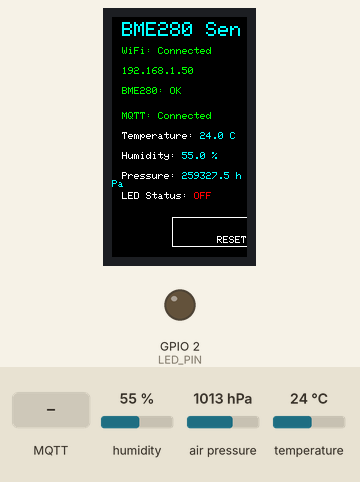
This program was run on a simulated ESP32. On the bench: 135×240 colour display, output pins drawn as LEDs (lit = HIGH). Wiring (inferred from the names in the program): BME280 sensor at I2C address 0x76. The inputs (shaded band) are chosen by the test bench; at power-on: humidity 55 %, air pressure 1013 hPa, temperature 24 °C. WiFi joins after 1.5 s; servers stay silent unless stated; no MQTT or app messages arrive unless stated; what the program prints to the serial monitor is not drawn.

Above: at 4.9 s.
5.0 s: MQTT message "RESET" arrives on the first subscribed topic
At 5.8 s:
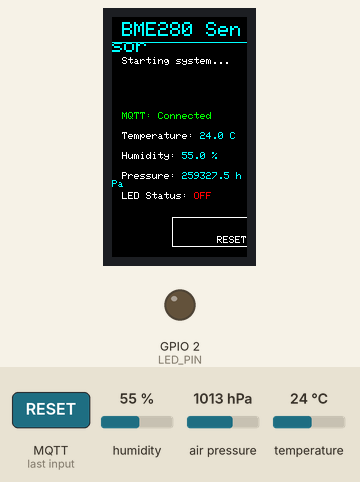
6.7 s: MQTT message "LED_ON" arrives on the first subscribed topic
At 7.4 s:
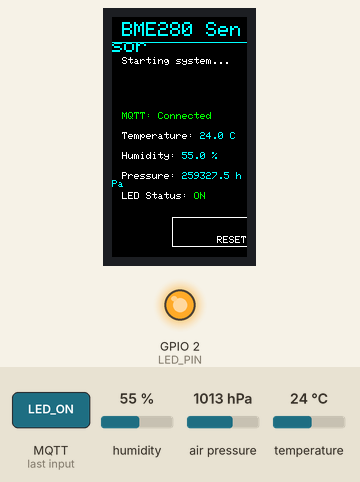
8.2 s: humidity set to 22 %
At 10.4 s:
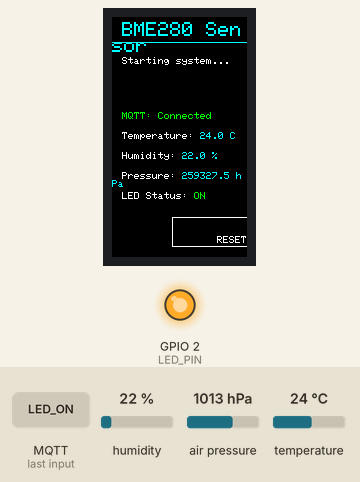
11.3 s: MQTT message "LED_OFF" arrives on the first subscribed topic
At 12.1 s:
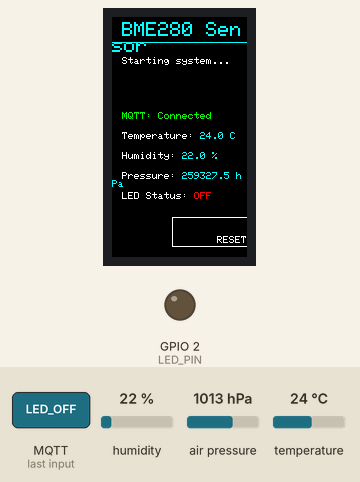
12.8 s: air pressure set to 952 hPa
At 14.7 s:
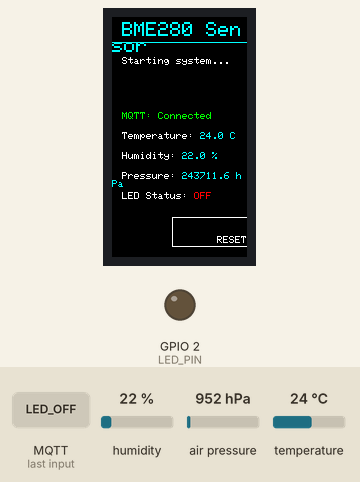
15.3 s: temperature set to 12 °C
At 16.2 s:
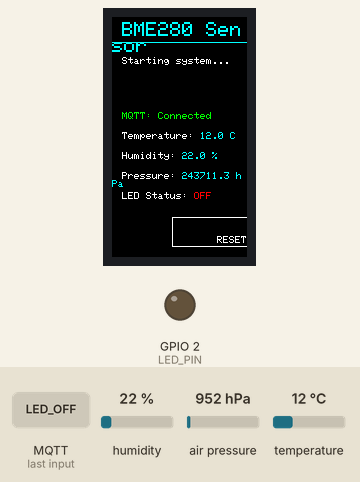
Timing chart, 0 to 18.3 s (numbered marks = the images above; inputs shaded):
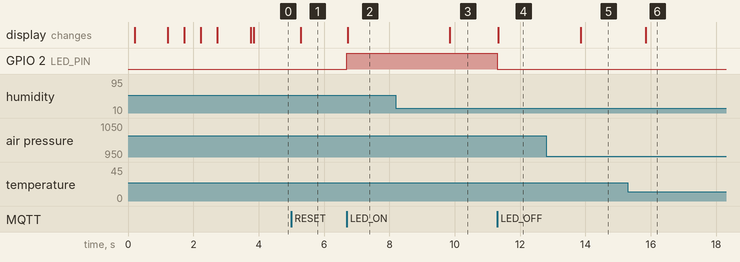

Measured:
- after the input at 5.0 s, the display: changes after 0.28 s (image 1)
- after the input at 6.7 s, GPIO 2 (LED_PIN): LOW → HIGH at once; the display: changes at once (image 2)
- after the input at 8.2 s, the display: changes after 1.6 s (image 3)
- after the input at 11.3 s, GPIO 2 (LED_PIN): HIGH → LOW at once; the display: changes at once (image 4)
- after the input at 12.8 s, the display: changes after 1.0 s (image 5)
- after the input at 15.3 s, the display: changes after 0.55 s (image 6)

The program:

main.cpp
```cpp
#include <WiFi.h>
#include <PubSubClient.h>
#include <Wire.h>
#include <TFT_eSPI.h>
#include "bme280_driver.h"

// Hardware pins - I'm using the default I2C pins on ESP32
// You can change these if your wiring is different
#define SDA_PIN 21  // I2C data line for BME280 sensor
#define SCL_PIN 22  // I2C clock line for BME280 sensor
#define LED_PIN 2   // This is the built-in LED on most ESP32 boards

// WiFi stuff - don't forget to put your actual WiFi details here
// or the ESP32 won't connect to your network!
const char* ssid = "YourWiFiName";
const char* password = "YourWiFiPassword";

// MQTT settings - using HiveMQ's free public broker
// No authentication needed, but not secure for real applications
const char* mqtt_server = "broker.hivemq.com";
const int mqtt_port = 1883;
const char* mqtt_client_id = "ESP32_Sensor_Client";
const char* mqtt_topic_publish = "sensor/bme280/data";
const char* mqtt_topic_subscribe = "sensor/bme280/commands";

// Creating the objects we need for the project
TFT_eSPI tft = TFT_eSPI();  // This handles our display
BME280_Driver bme280;       // My custom sensor driver (no high-level libraries!)
WiFiClient espClient;       // Handles WiFi connection
PubSubClient mqttClient(espClient); // Handles MQTT messaging

// Some global variables to track the system state
bool ledState = false;          // Is the LED on or off?
bool displayCleared = false;    // Has the display been cleared?
unsigned long lastUpdateTime = 0;       // When did we last update the display?
const unsigned long updateInterval = 2000; // Update every 2 seconds (not too fast, not too slow)

// A simple struct to hold all the sensor readings in one place
// Makes the code cleaner than having separate variables
struct SensorData {
  float temperature;  // in Celsius
  float humidity;     // in % relative humidity
  float pressure;     // in hPa (hectopascals)
} sensorData;

// Display colors for our UI - keeping it simple but with good contrast
// These make the UI look more professional than just using default colors
#define BACKGROUND TFT_BLACK    // Black background is easy on the eyes
#define TEXT_COLOR TFT_WHITE    // White text for good contrast
#define STATUS_COLOR TFT_GREEN  // Green for "good/connected" status
#define ERROR_COLOR TFT_RED     // Red for errors or "disconnected" status
#define TITLE_COLOR TFT_CYAN    // Cyan for titles and important readings

// --- Function prototypes ---
void setupWiFi();
void setupMQTT();
void setupDisplay();
void setupBME280();
void readSensorData();
void updateDisplay();
void publishSensorData();
void handleMQTTCallback(char* topic, byte* payload, unsigned int length);
void reconnectMQTT();
void drawButton(int x, int y, int w, int h, String label);

void setup() {
  // Start serial at 115200 baud - makes it easier to debug
  Serial.begin(115200);
  Serial.println("\n--- Sensor Display MQTT Integration Project ---");

  // Set up the LED so we can toggle it with MQTT commands
  pinMode(LED_PIN, OUTPUT);
  digitalWrite(LED_PIN, LOW);  // Start with LED off

  // Start the I2C bus for communicating with the BME280 sensor
  Wire.begin(SDA_PIN, SCL_PIN);

  // Initialize all our components one by one
  setupDisplay();  // First the display so we can show progress
  setupBME280();   // Then the sensor
  setupWiFi();     // Connect to WiFi
  setupMQTT();     // Connect to MQTT broker

  // Show initial sensor readings on the display
  readSensorData();
  updateDisplay();
}

void loop() {
  // Always check if we're still connected to MQTT
  // If not, try to reconnect (doesn't block if WiFi is down)
  if (!mqttClient.connected()) {
    reconnectMQTT();
  }
  mqttClient.loop();  // Process any incoming MQTT messages

  // Time to update our readings? We use millis() instead of delay()
  // so the ESP32 can still process MQTT messages between updates
  unsigned long currentTime = millis();
  if (currentTime - lastUpdateTime >= updateInterval) {
    readSensorData();     // Get fresh sensor readings
    updateDisplay();      // Update the display with new values
    publishSensorData();  // Send the data to MQTT broker
    lastUpdateTime = currentTime;  // Reset the timer
  }
}

void setupWiFi() {
  tft.fillRect(0, 20, 240, 40, BACKGROUND);
  tft.setTextColor(TEXT_COLOR, BACKGROUND);
  tft.setCursor(10, 30);
  tft.print("Connecting to WiFi...");

  Serial.printf("Connecting to WiFi: %s\n", ssid);
  WiFi.begin(ssid, password);

  int attempts = 0;
  while (WiFi.status() != WL_CONNECTED && attempts < 20) {
    delay(500);
    Serial.print(".");
    tft.print(".");
    attempts++;
  }

  if (WiFi.status() == WL_CONNECTED) {
    Serial.println("\nWiFi connected");
    Serial.println("IP address: ");
    Serial.println(WiFi.localIP());

    tft.fillRect(0, 20, 240, 40, BACKGROUND);
    tft.setCursor(10, 30);
    tft.setTextColor(STATUS_COLOR, BACKGROUND);
    tft.print("WiFi: Connected");
    tft.setCursor(10, 50);
    tft.print(WiFi.localIP().toString());
  } else {
    Serial.println("\nWiFi connection failed!");

    tft.fillRect(0, 20, 240, 40, BACKGROUND);
    tft.setCursor(10, 30);
    tft.setTextColor(ERROR_COLOR, BACKGROUND);
    tft.print("WiFi: Failed!");
  }
  delay(1000);
}

void setupMQTT() {
  mqttClient.setServer(mqtt_server, mqtt_port);
  mqttClient.setCallback(handleMQTTCallback);
}

void setupDisplay() {
  // Initialize the display
  tft.init();
  tft.setRotation(0); // Portrait orientation
  tft.fillScreen(BACKGROUND);

  // Draw title
  tft.setTextSize(2);
  tft.setTextColor(TITLE_COLOR, BACKGROUND);
  tft.setCursor(10, 5);
  tft.println("BME280 Sensor");

  // Draw line separator
  tft.drawLine(0, 25, 240, 25, TITLE_COLOR);

  // Initial message
  tft.setTextSize(1);
  tft.setTextColor(TEXT_COLOR, BACKGROUND);
  tft.setCursor(10, 40);
  tft.println("Starting system...");

  Serial.println("Display initialized");
}

void setupBME280() {
  tft.fillRect(0, 60, 240, 20, BACKGROUND);
  tft.setCursor(10, 70);

  // Initialize the BME280 sensor with our custom driver
  if (bme280.begin()) {
    Serial.println("BME280 sensor found and initialized!");
    tft.setTextColor(STATUS_COLOR, BACKGROUND);
    tft.print("BME280: OK");
  } else {
    Serial.println("Could not find BME280 sensor!");
    tft.setTextColor(ERROR_COLOR, BACKGROUND);
    tft.print("BME280: Not Found!");
  }
  delay(1000);
}

void readSensorData() {
  // Read data from our custom BME280 driver
  sensorData.temperature = bme280.readTemperature();
  sensorData.humidity = bme280.readHumidity();
  sensorData.pressure = bme280.readPressure();

  // Print to serial for debugging
  Serial.printf("Temperature: %.2f°C, Humidity: %.2f%%, Pressure: %.2f hPa\n",
                sensorData.temperature,
                sensorData.humidity,
                sensorData.pressure);
}

void updateDisplay() {
  // Clear the data area
  tft.fillRect(0, 90, 240, 110, BACKGROUND);

  // Show connection status
  tft.setCursor(10, 95);
  tft.setTextColor(mqttClient.connected() ? STATUS_COLOR : ERROR_COLOR, BACKGROUND);
  tft.print("MQTT: ");
  tft.println(mqttClient.connected() ? "Connected" : "Disconnected");

  // Display sensor data
  tft.setTextColor(TEXT_COLOR, BACKGROUND);
  tft.setCursor(10, 115);
  tft.print("Temperature: ");
  tft.setTextColor(TITLE_COLOR, BACKGROUND);
  tft.print(sensorData.temperature, 1);
  tft.println(" C");

  tft.setTextColor(TEXT_COLOR, BACKGROUND);
  tft.setCursor(10, 135);
  tft.print("Humidity: ");
  tft.setTextColor(TITLE_COLOR, BACKGROUND);
  tft.print(sensorData.humidity, 1);
  tft.println(" %");

  tft.setTextColor(TEXT_COLOR, BACKGROUND);
  tft.setCursor(10, 155);
  tft.print("Pressure: ");
  tft.setTextColor(TITLE_COLOR, BACKGROUND);
  tft.print(sensorData.pressure, 1);
  tft.println(" hPa");

  // Display LED status
  tft.setTextColor(TEXT_COLOR, BACKGROUND);
  tft.setCursor(10, 175);
  tft.print("LED Status: ");
  tft.setTextColor(ledState ? STATUS_COLOR : ERROR_COLOR, BACKGROUND);
  tft.println(ledState ? "ON" : "OFF");

  // Draw reset button
  drawButton(60, 200, 120, 30, "RESET");
}

void publishSensorData() {
  if (!mqttClient.connected()) {
    return;
  }

  // Create JSON-formatted string with sensor data
  char buffer[100];
  snprintf(buffer, sizeof(buffer),
           "{\"temperature\":%.2f,\"humidity\":%.2f,\"pressure\":%.2f}",
           sensorData.temperature,
           sensorData.humidity,
           sensorData.pressure);

  // Publish to MQTT topic
  mqttClient.publish(mqtt_topic_publish, buffer);
  Serial.printf("Published to %s: %s\n", mqtt_topic_publish, buffer);
}

void handleMQTTCallback(char* topic, byte* payload, unsigned int length) {
  // Create a null-terminated string from the payload
  char message[length + 1];
  memcpy(message, payload, length);
  message[length] = '\0';

  Serial.printf("Message received on topic [%s]: %s\n", topic, message);

  // Handle different commands
  if (strcmp(message, "RESET") == 0) {
    Serial.println("Resetting display");
    displayCleared = true;
    tft.fillScreen(BACKGROUND);
    setupDisplay();
    updateDisplay();
  }
  else if (strcmp(message, "LED_ON") == 0) {
    Serial.println("Turning LED ON");
    digitalWrite(LED_PIN, HIGH);
    ledState = true;
  }
  else if (strcmp(message, "LED_OFF") == 0) {
    Serial.println("Turning LED OFF");
    digitalWrite(LED_PIN, LOW);
    ledState = false;
  }

  // Update the display to reflect any changes
  updateDisplay();
}

void reconnectMQTT() {
  // Try to connect to MQTT broker
  if (WiFi.status() != WL_CONNECTED) {
    return; // Can't connect to MQTT without WiFi
  }

  Serial.print("Connecting to MQTT broker...");

  if (mqttClient.connect(mqtt_client_id)) {
    Serial.println("connected");

    // Subscribe to command topic
    mqttClient.subscribe(mqtt_topic_subscribe);
    Serial.printf("Subscribed to topic: %s\n", mqtt_topic_subscribe);
  } else {
    Serial.print("failed, rc=");
    Serial.print(mqttClient.state());
    Serial.println(" will try again later");
  }
}

void drawButton(int x, int y, int w, int h, String label) {
  // Draw button outline
  tft.drawRect(x, y, w, h, TEXT_COLOR);

  // Fill button
  tft.fillRect(x+1, y+1, w-2, h-2, BACKGROUND);

  // Draw label
  tft.setTextColor(TEXT_COLOR, BACKGROUND);
  tft.setTextSize(1);

  // Center text
  int16_t x1, y1;
  uint16_t textWidth, textHeight;
  tft.getTextBounds(label, 0, 0, &x1, &y1, &textWidth, &textHeight);

  tft.setCursor(x + (w - textWidth) / 2, y + (h - textHeight) / 2 + textHeight);
  tft.print(label);
}
```

simulation_main.cpp
```cpp
#ifdef SIMULATION_MODE

#include "simulation_helpers.h"
#include <iostream>
#include <thread>
#include <chrono>

// Create our simulation objects - these replace the real hardware
SimulatedDisplay simDisplay;  // Instead of the ST7789 LCD
SimulatedBME280 simSensor;   // Instead of the real BME280 sensor
SimulatedMQTT simMqtt;       // Instead of a real MQTT connection

// This runs instead of the Arduino setup() and loop() when in simulation mode
int main() {
    // Welcome message
    std::cout << "=== BME280 Sensor Display MQTT Simulator ===\n";
    std::cout << "This shows how the system would work with real hardware\n";
    std::cout << "Running through a typical scenario with sensor readings and MQTT commands\n\n";

    // Set up the MQTT broker info (same as in the real code)
    simMqtt.broker = "broker.hivemq.com";  // Free public broker
    simMqtt.port = 1883;                   // Standard MQTT port

    // First, let's initialize everything (like in setup())
    std::cout << "Booting up the system...\n";

    // First we'd initialize the display
    std::cout << "Starting the display...\n";
    simDisplay.logOperation("Initialize display");
    simDisplay.logOperation("Set rotation to 0 (Portrait mode)");
    simDisplay.logOperation("Fill screen with black background");
    simDisplay.logOperation("Draw title bar: BME280 Sensor");
    simDisplay.logOperation("Draw separator line below title");

    // Now connect to WiFi
    std::cout << "Trying to connect to WiFi network...\n";
    simDisplay.logOperation("Show 'Connecting to WiFi...' on screen");

    // Wait a bit - WiFi connection takes time in real life
    std::this_thread::sleep_for(std::chrono::milliseconds(1000));

    // WiFi connected!
    std::cout << "WiFi connected successfully!\n";
    simDisplay.logOperation("Update to show 'WiFi: Connected'");
    simDisplay.logOperation("Display IP address: 192.168.1.100");

    // Now connect to MQTT broker
    std::cout << "Connecting to MQTT broker at " << simMqtt.broker << "...\n";
    simMqtt.connect("ESP32_Sensor_Client");  // Same client ID as real code

    // Subscribe to the command topic to receive instructions
    std::cout << "Subscribing to command topic...\n";
    simMqtt.subscribe("sensor/bme280/commands");  // Same topic as real code

    // Simulate BME280 sensor initialization
    std::cout << "Initializing BME280 sensor...\n";
    simDisplay.logOperation("Display 'BME280: OK'");

    // Now let's run our main loop - just like the loop() function in Arduino
    // We'll run for 10 cycles (in real life this would run forever)
    const int totalIterations = 10;
    std::cout << "\nStarting main loop - will run for " << totalIterations << " cycles\n";

    for (int i = 0; i < totalIterations; i++) {
        std::cout << "\n----- Cycle " << (i + 1) << " of " << totalIterations << " -----\n";

        // Read new data from our sensor
        float temperature = simSensor.getTemperature();
        float humidity = simSensor.getHumidity();
        float pressure = simSensor.getPressure();

        // Save the readings to our log (for the assignment submission)
        simSensor.recordReading(temperature, humidity, pressure);

        // Print what we'd see on the Serial Monitor
        std::cout << "Sensor readings:\n";
        std::cout << "  Temperature: " << temperature << "°C\n";
        std::cout << "  Humidity: " << humidity << "%\n";
        std::cout << "  Pressure: " << pressure << " hPa\n";

        // Log what would happen on the display
        simDisplay.logOperation("Clear sensor data area");
        simDisplay.logOperation("Show MQTT connection status: Connected");
        simDisplay.logOperation("Update temperature reading: " + std::to_string(temperature) + " °C");
        simDisplay.logOperation("Update humidity reading: " + std::to_string(humidity) + " %");
        simDisplay.logOperation("Update pressure reading: " + std::to_string(pressure) + " hPa");
        simDisplay.logOperation("Show LED status: OFF");

        // Now publish our data to MQTT (as JSON, just like in the real code)
        std::stringstream json;
        json << "{\"temperature\":" << temperature
             << ",\"humidity\":" << humidity
             << ",\"pressure\":" << pressure << "}";

        std::cout << "Publishing to MQTT topic: sensor/bme280/data\n";
        simMqtt.publish("sensor/bme280/data", json.str());  // Same as real code

        // Every third cycle, simulate receiving an MQTT command
        if (i % 3 == 2) {
            if (i % 2 == 0) {
                std::cout << "Simulating MQTT command: LED_ON\n";
                simMqtt.simulateReceivedMessage("sensor/bme280/commands", "LED_ON");
                simDisplay.logOperation("Update LED status: ON");
            } else {
                std::cout << "Simulating MQTT command: LED_OFF\n";
                simMqtt.simulateReceivedMessage("sensor/bme280/commands", "LED_OFF");
                simDisplay.logOperation("Update LED status: OFF");
            }
        }

        // If at the middle point, simulate a display reset command
        if (i == totalIterations / 2) {
            std::cout << "Simulating MQTT command: RESET\n";
            simMqtt.simulateReceivedMessage("sensor/bme280/commands", "RESET");
            simDisplay.logOperation("Reset display");
            simDisplay.logOperation("Redraw interface");
        }

        // Wait before next cycle
        std::this_thread::sleep_for(std::chrono::milliseconds(2000));
    }

    // Save simulation logs and artifacts
    std::cout << "\nSimulation complete. Saving artifacts...\n";

    // Save display frame as an image
    simDisplay.saveFrame("display_simulation.ppm");

    // Save display operation log
    simDisplay.saveLog("display_operations.log");

    // Save sensor readings
    simSensor.saveReadings("sensor_readings.csv");

    // Save MQTT communication log
    simMqtt.saveLog("mqtt_communication.log");

    std::cout << "\nSimulation artifacts saved. Use these files for your assignment submission.\n";
    std::cout << "1. display_simulation.ppm - A simulated screenshot of the display\n";
    std::cout << "2. display_operations.log - Log of all display operations\n";
    std::cout << "3. sensor_readings.csv - Record of all sensor readings\n";
    std::cout << "4. mqtt_communication.log - MQTT communication transcript\n\n";

    return 0;
}

#endif // SIMULATION_MODE
```

Source omitted: bme280_driver.cpp (10187 bytes), bme280_driver.h (6409 bytes)
